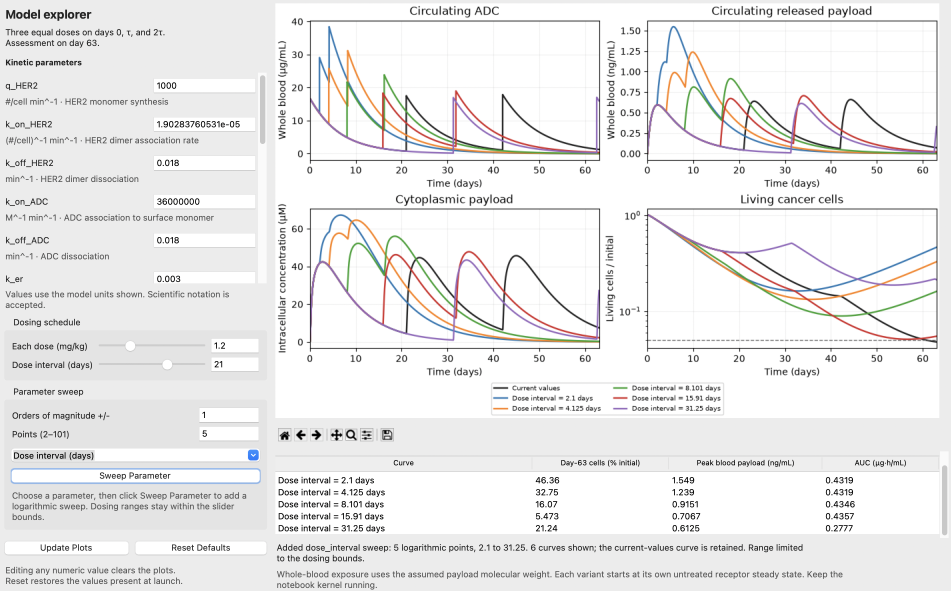
#> input picture Answers/milestone1_dose_interval_page_001.png, 2852 x 1772 px (shown at 1/3 size)
$ python -i answer_helpers.py   (imports and definitions only)
#> lines starting #> are read from the running program, lines starting #| are printed output that depends on the picture
"""answer_helpers.py

Helper functions for students to add images and text answers to their notebook answers.

Usage:
    from answer_helpers import add_image, add_answer, add_short_answers, add_table_answer
    add_image("q7_1")          # Buttons for file selection or clipboard paste
    add_answer("q7_2")         # File / clipboard / typed-text-with-math for one answer
    add_short_answers("1")     # One widget: a labeled text box per @@SHORT_ANSWER prompt of block "1"
                               # (prompts loaded from Files/short_answer_prompts.json)
    add_table_answer("rates")  # Structured choice/text table from Files/table_answer_schemas.json
"""

from pathlib import Path
from io import BytesIO
from datetime import datetime
import json
import shutil

import ipywidgets as widgets
from IPython.display import display, Markdown
from PIL import Image, ImageGrab, ImageOps

try:
    from .answer_pages import AnswerPage, PAGE_MANIFEST_SUFFIX, read_answer_response
except ImportError:
    from answer_pages import AnswerPage, PAGE_MANIFEST_SUFFIX, read_answer_response


def _answer_root() -> Path:
    """Return the folder that accompanies the notebook containing this shipped helper.

    Release builds place this module in ``<notebook folder>/Files``. Anchoring from ``__file__``
    keeps answer saves beside the notebook even when a front-end starts its kernel with a
    different working directory. When the development copy in ``psetTools`` is imported directly,
    retain the convenient historical behavior of using the current working directory.
    """
    module_dir = Path(__file__).resolve().parent
    if module_dir.name == "Files":
        return module_dir.parent
    return Path.cwd()


ANSWER_ROOT = _answer_root()
ANSWERS_DIR = ANSWER_ROOT / "Answers"
LEGACY_ANSWERS_DIR = ANSWER_ROOT / "Images"
def _existing_answer_path(answer_id: str, suffix: str) -> Path:
    """Prefer a new ``Answers`` file, falling back read-only to the old ``Images`` location."""
    current = ANSWERS_DIR / f"{answer_id}{suffix}"
    if current.exists():
        return current
    return LEGACY_ANSWERS_DIR / f"{answer_id}{suffix}"


# Visible rows for a short-answer box when its prompt carries no LINES value. Mirrors
# notebook_types.SHORT_ANSWER_DEFAULT_LINES, duplicated here because this module ships into the
# student's Files/ folder without the build-time modules.
DEFAULT_ANSWER_LINES = 4

# Maximum display width in pixels for preview (matches 6.5" at ~96 DPI screen resolution)
MAX_DISPLAY_WIDTH = 624


DEFAULT_ANSWER_FORMATS = ("image", "text")
VALID_ANSWER_FORMATS = frozenset(DEFAULT_ANSWER_FORMATS)


# [59 lines left out: functions _normalize_answer_formats, display_image_with_width, save_typed_answer, not called in this run]


def add_image(image_id: str) -> None:
    """
    Display buttons for adding an image to an answer.

    Creates two buttons:
    - "Select Image File" - opens file picker dialog
    - "Paste from Clipboard" - grabs image from system clipboard

    The image is saved to Answers/{image_id}.png and displayed.
    If an image already exists, it is displayed immediately.

    Parameters
    ----------
    image_id : str
        Identifier for the image, e.g., "q7_1" for question 7.1.
        The file will be saved as Answers/{image_id}.png
    """
    ANSWERS_DIR.mkdir(parents=True, exist_ok=True)
    image_path = ANSWERS_DIR / f"{image_id}.png"

    # Output area for displaying the image and status messages
    output = widgets.Output()

    # [21 lines left out: function save_and_display_image, not called in this run]

    def show_existing_image() -> None:
        """Display the existing image if present."""
        existing_image_path = _existing_answer_path(image_id, ".png")
        if existing_image_path.exists():
            with output:
                output.clear_output(wait=True)
                print(f"Current image: {existing_image_path}")
                display_image_with_width(existing_image_path)

    # --- File Upload Widget ---
    file_upload = widgets.FileUpload(
        accept='image/*',
        multiple=False,
        description='Select Image File',
        button_style='primary',
        layout=widgets.Layout(width='180px')
    )

    # [27 lines left out: function on_file_upload, not called in this run]

    file_upload.observe(on_file_upload, names='value')

    # --- Paste Button ---
    paste_button = widgets.Button(
        description='Paste from Clipboard',
        button_style='info',
        icon='clipboard',
        layout=widgets.Layout(width='180px')
    )

    # [30 lines left out: function on_paste_click, not called in this run]

    paste_button.on_click(on_paste_click)

    # --- Layout ---
    button_row = widgets.HBox(
        [file_upload, paste_button],
        layout=widgets.Layout(gap='10px')
    )

    label = widgets.HTML(
        value=f"<b>Image:</b> <code>{image_id}</code> → <code>{image_path}</code>"
    )

    container = widgets.VBox([label, button_row, output])
    display(container)

    # Show existing image if present
    show_existing_image()


# [462 lines left out: functions add_answer, add_short_answers, not called in this run]


def _escape_markdown_table_cell(value: str) -> str:
    """Keep arbitrary student text inside one generated Markdown table cell."""
    return str(value).strip().replace('|', r'\|').replace('\n', '<br>')


# [198 lines left out: functions _render_table_answer_markdown, _write_table_answer_files, add_table_answer, not called in this run]

>>> import cv2
>>> picture = cv2.imread('../Answers/milestone1_dose_interval_page_001.png', cv2.IMREAD_GRAYSCALE)
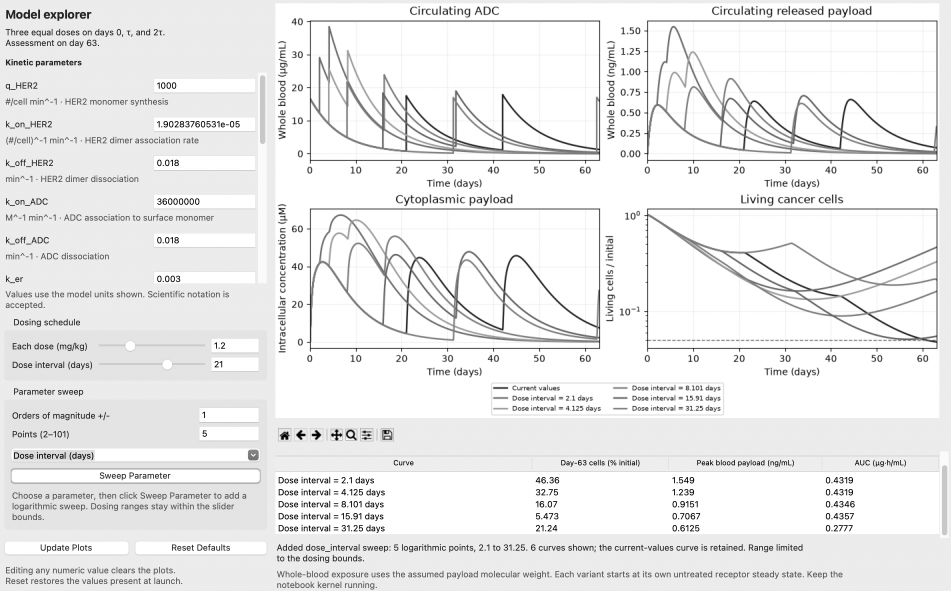
#> picture: shape (1772, 2852) (shown at 1/3 size); min 0, max 255, mean 235.6
>>> result = add_image(picture)
